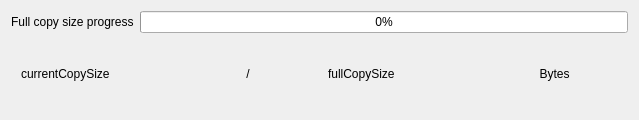
<?xml version="1.0" encoding="UTF-8"?>
<ui version="4.0">
 <class>CopyInformationDialog</class>
 <widget class="QDialog" name="CopyInformationDialog">
  <property name="geometry">
   <rect>
    <x>0</x>
    <y>0</y>
    <width>639</width>
    <height>120</height>
   </rect>
  </property>
  <property name="windowTitle">
   <string>Dialog</string>
  </property>
  <layout class="QVBoxLayout" name="verticalLayout">
   <item>
    <layout class="QHBoxLayout" name="horizontalLayout">
     <item>
      <widget class="QLabel" name="fullCopySizeProgressLabel">
       <property name="text">
        <string>Full copy size progress</string>
       </property>
      </widget>
     </item>
     <item>
      <widget class="QProgressBar" name="fullCopySizeProgressBar">
       <property name="value">
        <number>0</number>
       </property>
      </widget>
     </item>
    </layout>
   </item>
   <item>
    <layout class="QHBoxLayout" name="horizontalLayout_2">
     <item>
      <spacer name="horizontalSpacer">
       <property name="orientation">
        <enum>Qt::Horizontal</enum>
       </property>
       <property name="sizeType">
        <enum>QSizePolicy::Minimum</enum>
       </property>
       <property name="sizeHint" stdset="0">
        <size>
         <width>10</width>
         <height>20</height>
        </size>
       </property>
      </spacer>
     </item>
     <item>
      <widget class="QLabel" name="currentCopySizeLabel">
       <property name="text">
        <string>currentCopySize</string>
       </property>
      </widget>
     </item>
     <item>
      <widget class="QLabel" name="symbolLabel">
       <property name="text">
        <string>/</string>
       </property>
       <property name="alignment">
        <set>Qt::AlignCenter</set>
       </property>
      </widget>
     </item>
     <item>
      <widget class="QLabel" name="fullCopySizeLabel">
       <property name="text">
        <string>fullCopySize</string>
       </property>
      </widget>
     </item>
     <item>
      <widget class="QLabel" name="nameLabel">
       <property name="sizePolicy">
        <sizepolicy hsizetype="Maximum" vsizetype="Preferred">
         <horstretch>0</horstretch>
         <verstretch>0</verstretch>
        </sizepolicy>
       </property>
       <property name="maximumSize">
        <size>
         <width>167772</width>
         <height>16777215</height>
        </size>
       </property>
       <property name="text">
        <string>Bytes</string>
       </property>
       <property name="alignment">
        <set>Qt::AlignCenter</set>
       </property>
      </widget>
     </item>
    </layout>
   </item>
  </layout>
 </widget>
 <resources/>
 <connections/>
</ui>
